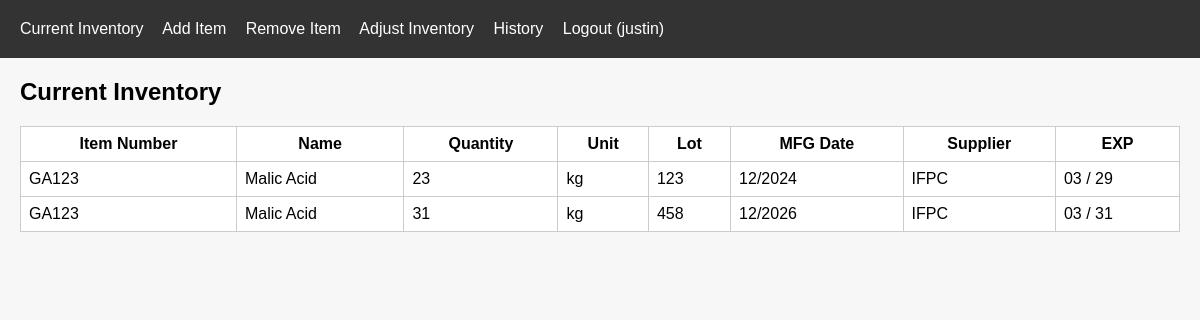
Screenshot of /current (signed in) with the database file from the repository.
### tables this page shows
CREATE TABLE inventory (
                item_number TEXT NOT NULL,
                name TEXT,
                quantity INTEGER,
                unit TEXT,
                lot TEXT NOT NULL,
                mfg_date TEXT,
                supplier TEXT,
                exp TEXT,
                PRIMARY KEY (item_number, lot)
            );

### app.py (the view)
    def wrapper(*args, **kwargs):
        if "user" not in session:
            return redirect("/login")
        return route_function(*args, **kwargs)

### app.py (called while the page is built)
def connect_db():
    return sqlite3.connect("inventory.db")

def login_required(route_function):
    def wrapper(*args, **kwargs):
        if "user" not in session:
            return redirect("/login")
        return route_function(*args, **kwargs)
    wrapper.__name__ = route_function.__name__
    return wrapper

@app.route("/current")
@login_required
def current_inventory():
    conn = connect_db()
    c = conn.cursor()
    c.execute("SELECT * FROM inventory ORDER BY item_number, lot")
    items = c.fetchall()
    conn.close()
    return render_template("current_inventory.html", items=items)

### templates/current_inventory.html
{% extends "base.html" %}
{% block content %}
<h2>Current Inventory</h2>
<table>
    <tr>
        <th>Item Number</th>
        <th>Name</th>
        <th>Quantity</th>
        <th>Unit</th>
        <th>Lot</th>
        <th>MFG Date</th>
        <th>Supplier</th>
        <th>EXP</th>
    </tr>
    {% for item in items %}
    <tr>
        <td>{{ item[0] }}</td>
        <td>{{ item[1] }}</td>
        <td>{{ item[2] }}</td>
        <td>{{ item[3] }}</td>
        <td>{{ item[4] }}</td>
        <td>{{ item[5] }}</td>
        <td>{{ item[6] }}</td>
        <td>{{ item[7] }}</td>
    </tr>
    {% endfor %}
</table>
{% endblock %}

### templates/base.html (shortened to what this page needs)
<!DOCTYPE html>
<html>
<head>
    <link rel="stylesheet" href="/static/style.css">
</head>
<body>
    <nav>
        {% if session.user %}
<nav>
    <a href="/current">Current Inventory</a>
    <a href="/add">Add Item</a>
    <a href="/remove">Remove Item</a>
    <a href="/adjust">Adjust Inventory</a>
    <a href="/history">History</a>
    <a href="/logout">Logout ({{ session.user }})</a>
</nav>
{% endif %}
    </nav>
<div class="container">
    {% block content %}{% endblock %}
</div>
</body>
</html>

### static/style.css (style rules this page uses)
body { font-family: Arial, sans-serif; background: #f7f7f7; margin: 0; }
nav { background: #333; padding: 10px; }
nav a { color: white; margin-right: 15px; text-decoration: none; }
.container { margin: 20px; }
table { width: 100%; border-collapse: collapse; background: white; }
th, td { border: 1px solid #ccc; padding: 8px; }

### rows the page displays
inventory: item_number "GA123", name "Malic Acid", quantity "23", unit "kg", lot "123", mfg_date "12/2024", supplier "IFPC", exp "03 / 29"
inventory: item_number "GA123", name "Malic Acid", quantity "31", unit "kg", lot "458", mfg_date "12/2026", supplier "IFPC", exp "03 / 31"

### other values shown
{{ session.user }} "justin"
